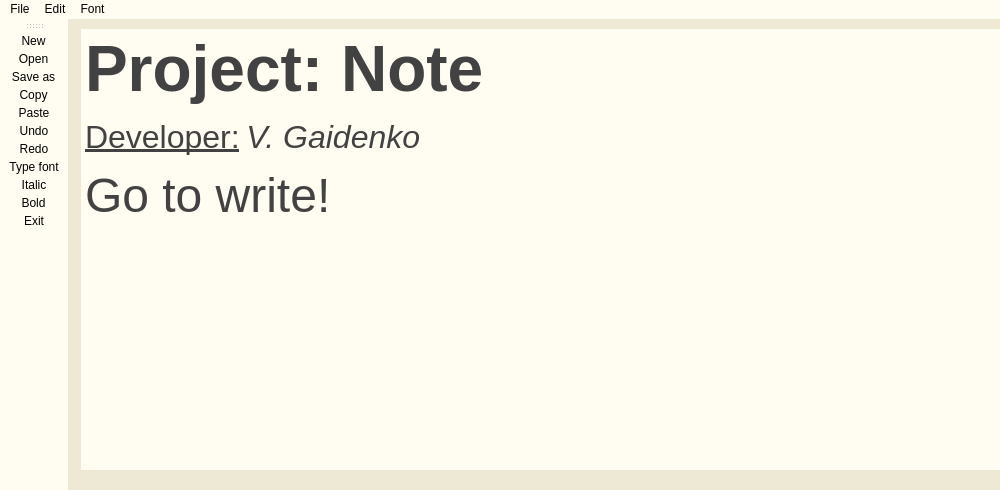
<?xml version="1.0" encoding="UTF-8"?>
<ui version="4.0">
 <class>NoteView</class>
 <widget class="QMainWindow" name="NoteView">
  <property name="geometry">
   <rect>
    <x>0</x>
    <y>0</y>
    <width>1000</width>
    <height>490</height>
   </rect>
  </property>
  <property name="minimumSize">
   <size>
    <width>1000</width>
    <height>490</height>
   </size>
  </property>
  <property name="maximumSize">
   <size>
    <width>1035</width>
    <height>16777215</height>
   </size>
  </property>
  <property name="windowTitle">
   <string>NoteView</string>
  </property>
  <property name="styleSheet">
   <string notr="true">background: #fffcf2;</string>
  </property>
  <widget class="QWidget" name="centralwidget">
   <property name="minimumSize">
    <size>
     <width>1000</width>
     <height>468</height>
    </size>
   </property>
   <property name="maximumSize">
    <size>
     <width>1000</width>
     <height>3000</height>
    </size>
   </property>
   <property name="styleSheet">
    <string notr="true">background-color: #EEE9D4;
</string>
   </property>
   <widget class="QTextEdit" name="textEdit">
    <property name="geometry">
     <rect>
      <x>13</x>
      <y>10</y>
      <width>941</width>
      <height>441</height>
     </rect>
    </property>
    <property name="font">
     <font>
      <family>Helvetica Neue</family>
      <pointsize>24</pointsize>
     </font>
    </property>
    <property name="styleSheet">
     <string notr="true">background: #fffcf2;
color: #0B0B1E;
border:none;</string>
    </property>
    <property name="html">
     <string>&lt;!DOCTYPE HTML PUBLIC &quot;-//W3C//DTD HTML 4.0//EN&quot; &quot;http://www.w3.org/TR/REC-html40/strict.dtd&quot;&gt;
&lt;html&gt;&lt;head&gt;&lt;meta name=&quot;qrichtext&quot; content=&quot;1&quot; /&gt;&lt;meta charset=&quot;utf-8&quot; /&gt;&lt;style type=&quot;text/css&quot;&gt;
p, li { white-space: pre-wrap; }
&lt;/style&gt;&lt;/head&gt;&lt;body style=&quot; font-family:'Helvetica Neue'; font-size:24pt; font-weight:400; font-style:normal;&quot;&gt;
&lt;p style=&quot; margin-top:12px; margin-bottom:12px; margin-left:0px; margin-right:0px; -qt-block-indent:0; text-indent:0px;&quot;&gt;&lt;span style=&quot; font-family:'.AppleSystemUIFont'; font-size:48pt; font-weight:700; color:#424242;&quot;&gt;Project: Note&lt;/span&gt;&lt;/p&gt;
&lt;p style=&quot; margin-top:12px; margin-bottom:12px; margin-left:0px; margin-right:0px; -qt-block-indent:0; text-indent:0px;&quot;&gt;&lt;span style=&quot; font-family:'.AppleSystemUIFont'; text-decoration: underline; color:#424242;&quot;&gt;Developer:&lt;/span&gt;&lt;span style=&quot; font-family:'.AppleSystemUIFont'; font-size:18pt; color:#424242;&quot;&gt; &lt;/span&gt;&lt;span style=&quot; font-family:'.AppleSystemUIFont'; font-style:italic; color:#424242;&quot;&gt;V. Gaidenko&lt;/span&gt;&lt;/p&gt;
&lt;p style=&quot; margin-top:12px; margin-bottom:12px; margin-left:0px; margin-right:0px; -qt-block-indent:0; text-indent:0px;&quot;&gt;&lt;span style=&quot; font-family:'.AppleSystemUIFont'; font-size:36pt; color:#424242;&quot;&gt;Go to write!&lt;/span&gt;&lt;/p&gt;
&lt;p style=&quot;-qt-paragraph-type:empty; margin-top:12px; margin-bottom:12px; margin-left:0px; margin-right:0px; -qt-block-indent:0; text-indent:0px; font-family:'.AppleSystemUIFont';&quot;&gt;&lt;br /&gt;&lt;/p&gt;&lt;/body&gt;&lt;/html&gt;</string>
    </property>
   </widget>
  </widget>
  <widget class="QMenuBar" name="menubar">
   <property name="geometry">
    <rect>
     <x>0</x>
     <y>0</y>
     <width>1000</width>
     <height>22</height>
    </rect>
   </property>
   <widget class="QMenu" name="menuFile">
    <property name="title">
     <string>File</string>
    </property>
    <addaction name="actionNew"/>
    <addaction name="actionOpen"/>
    <addaction name="separator"/>
    <addaction name="actionSave_as"/>
    <addaction name="actionExit"/>
   </widget>
   <widget class="QMenu" name="menuEdit">
    <property name="title">
     <string>Edit</string>
    </property>
    <addaction name="actionCopy"/>
    <addaction name="actionPaste"/>
    <addaction name="actionCut"/>
    <addaction name="actionUndo"/>
    <addaction name="actionRedo"/>
   </widget>
   <widget class="QMenu" name="menuFont">
    <property name="title">
     <string>Font</string>
    </property>
    <addaction name="actionType_font"/>
    <addaction name="actionBold_font"/>
    <addaction name="actionItalic"/>
   </widget>
   <addaction name="menuFile"/>
   <addaction name="menuEdit"/>
   <addaction name="menuFont"/>
  </widget>
  <widget class="QToolBar" name="toolBar">
   <property name="windowTitle">
    <string>toolBar</string>
   </property>
   <property name="styleSheet">
    <string notr="true">border: none;
background: #fffcf2;;</string>
   </property>
   <attribute name="toolBarArea">
    <enum>LeftToolBarArea</enum>
   </attribute>
   <attribute name="toolBarBreak">
    <bool>false</bool>
   </attribute>
   <addaction name="actionNew"/>
   <addaction name="actionOpen"/>
   <addaction name="actionSave_as"/>
   <addaction name="actionCopy"/>
   <addaction name="actionPaste"/>
   <addaction name="actionUndo"/>
   <addaction name="actionRedo"/>
   <addaction name="actionType_font"/>
   <addaction name="actionItalic"/>
   <addaction name="actionBold_font"/>
   <addaction name="actionExit"/>
  </widget>
  <action name="actionNew">
   <property name="icon">
    <iconset resource="resourse.qrc">
     <normaloff>:/icon/new_file.bmp</normaloff>:/icon/new_file.bmp</iconset>
   </property>
   <property name="text">
    <string>New</string>
   </property>
  </action>
  <action name="actionOpen">
   <property name="icon">
    <iconset resource="resourse.qrc">
     <normaloff>:/icon/upload.bmp</normaloff>:/icon/upload.bmp</iconset>
   </property>
   <property name="text">
    <string>Open</string>
   </property>
  </action>
  <action name="actionSave_as">
   <property name="icon">
    <iconset resource="resourse.qrc">
     <normaloff>:/icon/save.bmp</normaloff>:/icon/save.bmp</iconset>
   </property>
   <property name="text">
    <string>Save as</string>
   </property>
  </action>
  <action name="actionExit">
   <property name="icon">
    <iconset resource="resourse.qrc">
     <normaloff>:/icon/close.bmp</normaloff>:/icon/close.bmp</iconset>
   </property>
   <property name="text">
    <string>Exit</string>
   </property>
  </action>
  <action name="actionCopy">
   <property name="icon">
    <iconset resource="resourse.qrc">
     <normaloff>:/icon/copy.bmp</normaloff>:/icon/copy.bmp</iconset>
   </property>
   <property name="text">
    <string>Copy</string>
   </property>
  </action>
  <action name="actionPaste">
   <property name="icon">
    <iconset resource="resourse.qrc">
     <normaloff>:/icon/paste.bmp</normaloff>:/icon/paste.bmp</iconset>
   </property>
   <property name="text">
    <string>Paste</string>
   </property>
  </action>
  <action name="actionCut">
   <property name="icon">
    <iconset resource="resourse.qrc">
     <normaloff>:/icon/clear.bmp</normaloff>:/icon/clear.bmp</iconset>
   </property>
   <property name="text">
    <string>Cut</string>
   </property>
  </action>
  <action name="actionUndo">
   <property name="icon">
    <iconset resource="resourse.qrc">
     <normaloff>:/icon/under.bmp</normaloff>:/icon/under.bmp</iconset>
   </property>
   <property name="text">
    <string>Undo</string>
   </property>
  </action>
  <action name="actionRedo">
   <property name="icon">
    <iconset resource="resourse.qrc">
     <normaloff>:/icon/redo.bmp</normaloff>:/icon/redo.bmp</iconset>
   </property>
   <property name="text">
    <string>Redo</string>
   </property>
  </action>
  <action name="actionType_font">
   <property name="icon">
    <iconset resource="resourse.qrc">
     <normaloff>:/icon/edit.bmp</normaloff>:/icon/edit.bmp</iconset>
   </property>
   <property name="text">
    <string>Type font</string>
   </property>
  </action>
  <action name="actionBold_font">
   <property name="icon">
    <iconset resource="resourse.qrc">
     <normaloff>:/icon/bold.bmp</normaloff>:/icon/bold.bmp</iconset>
   </property>
   <property name="text">
    <string>Bold</string>
   </property>
  </action>
  <action name="actionItalic">
   <property name="icon">
    <iconset resource="resourse.qrc">
     <normaloff>:/icon/italics.bmp</normaloff>:/icon/italics.bmp</iconset>
   </property>
   <property name="text">
    <string>Italic</string>
   </property>
  </action>
 </widget>
 <resources>
  <include location="resourse.qrc"/>
 </resources>
 <connections/>
</ui>
